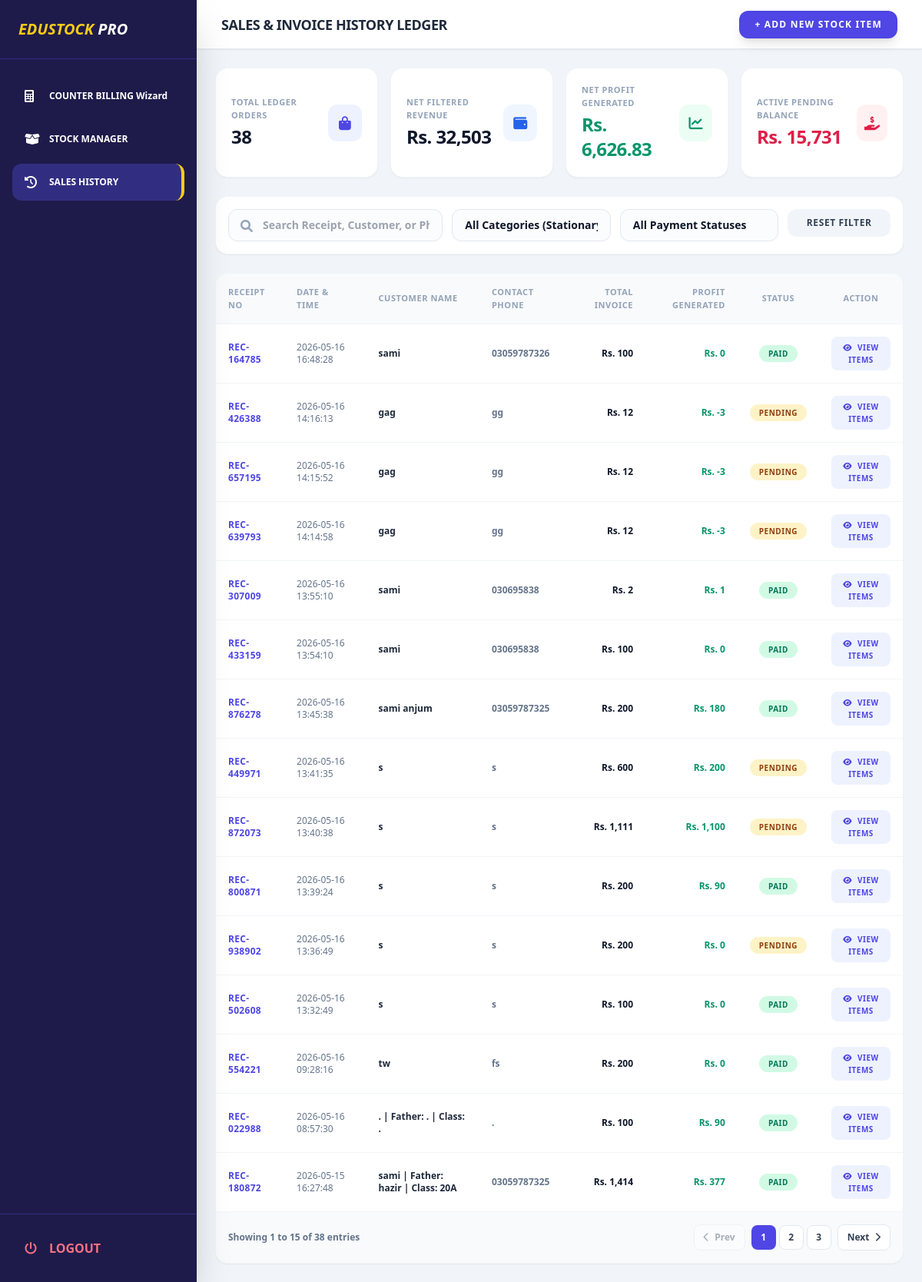
/sales (signed in), run on the app's committed database.
### tables this page shows
CREATE TABLE sales (
        id INTEGER PRIMARY KEY AUTOINCREMENT,
        customer_id INTEGER,
        receipt_number TEXT UNIQUE,
        total_amount REAL,
        profit REAL,
        payment_status TEXT, -- 'Paid' or 'Pending' (Udhaar)
        timestamp DATETIME DEFAULT CURRENT_TIMESTAMP
    , cash_paid REAL DEFAULT 0);

CREATE TABLE customers (id INTEGER PRIMARY KEY AUTOINCREMENT, name TEXT, phone TEXT, student_name TEXT);

### main.py (the view)
@app.get("/sales")
async def sales_page(request: Request):
    if not is_logged_in(request): return RedirectResponse(url="/login", status_code=303)
    conn = get_db()
    query = """
        SELECT s.id, s.receipt_number, s.total_amount, s.cash_paid, s.profit,
               s.payment_status, s.timestamp, c.name as customer_name, c.phone as customer_phone
        FROM sales s
        LEFT JOIN customers c ON s.customer_id = c.id
        ORDER BY s.id DESC
    """
    all_sales = conn.execute(query).fetchall()
    items_query = """
        SELECT si.sale_id, si.product_name, si.qty, si.price, p.category
        FROM sale_items si
        LEFT JOIN products p ON si.product_name = p.name
    """
    all_items = conn.execute(items_query).fetchall()
    conn.close()
    sales_items_map = {}
    for item in all_items:
        s_id = item['sale_id']
        if s_id not in sales_items_map:
            sales_items_map[s_id] = []
        sales_items_map[s_id].append(item)
    return templates.TemplateResponse(request, "sales.html", {
        "active_page": "sales",
        "sales": all_sales,
        "items_map": json.dumps(sales_items_map)
    })

### templates/sales.html (shortened to what this page needs)
{% extends "index.html" %}
{% block header_title %}Sales & Invoice History Ledger{% endblock %}
{% block page_content %}
<div class="space-y-6 text-slate-900 selection:bg-indigo-500 selection:text-white">
    <div class="grid grid-cols-1 sm:grid-cols-2 lg:grid-cols-4 gap-4">
        <div class="bg-white p-5 rounded-2xl shadow-sm border border-slate-100 flex items-center justify-between">
            <div>
                <span class="block text-[11px] font-black uppercase text-slate-400 tracking-wider">Total Ledger Orders</span>
                <span class="text-2xl font-black tracking-tight text-slate-900 mt-1 block" id="statTotalOrders">{{ sales|length }}</span>
            </div>
            <div class="w-12 h-12 rounded-xl bg-indigo-50 text-indigo-600 flex items-center justify-center text-lg">
                <i class="fas fa-shopping-bag"></i>
            </div>
        </div>
        <div class="bg-white p-5 rounded-2xl shadow-sm border border-slate-100 flex items-center justify-between">
            <div>
                <span class="block text-[11px] font-black uppercase text-slate-400 tracking-wider">Net Filtered Revenue</span>
                <span class="text-2xl font-black tracking-tight text-slate-900 mt-1 block" id="totalRevenueBox">Rs. 0</span>
            </div>
            <div class="w-12 h-12 rounded-xl bg-blue-50 text-blue-600 flex items-center justify-center text-lg">
                <i class="fas fa-wallet"></i>
            </div>
        </div>
        <div class="bg-white p-5 rounded-2xl shadow-sm border border-slate-100 flex items-center justify-between">
            <div>
                <span class="block text-[11px] font-black uppercase text-slate-400 tracking-wider">Net Profit Generated</span>
                <span class="text-2xl font-black tracking-tight text-emerald-600 mt-1 block" id="totalProfitBox">Rs. 0</span>
            </div>
            <div class="w-12 h-12 rounded-xl bg-emerald-50 text-emerald-600 flex items-center justify-center text-lg">
                <i class="fas fa-chart-line"></i>
            </div>
        </div>
        <div class="bg-white p-5 rounded-2xl shadow-sm border border-slate-100 flex items-center justify-between">
            <div>
                <span class="block text-[11px] font-black uppercase text-slate-400 tracking-wider">Active Pending Balance</span>
                <span class="text-2xl font-black tracking-tight text-rose-600 mt-1 block" id="totalPendingBox">Rs. 0</span>
            </div>
            <div class="w-12 h-12 rounded-xl bg-rose-50 text-rose-600 flex items-center justify-center text-lg">
                <i class="fas fa-hand-holding-usd"></i>
            </div>
        </div>
    </div>
    <div class="bg-white p-4 rounded-2xl shadow-sm border border-slate-100 space-y-4">
        <div class="grid grid-cols-1 md:grid-cols-12 gap-3">
            <div class="relative md:col-span-4">
                <i class="fas fa-search absolute left-4 top-3.5 text-slate-400"></i>
                <input type="text" id="salesSearch" onkeyup="handleFilterChange()" placeholder="Search Receipt, Customer, or Phone..." class="w-full pl-11 pr-4 py-2.5 rounded-xl border border-slate-200 focus:outline-none focus:border-indigo-600 font-bold text-sm bg-slate-50/50">
            </div>
            <div class="md:col-span-3">
                <select id="categoryFilter" onchange="handleFilterChange()" class="w-full px-4 py-2.5 rounded-xl border border-slate-200 focus:outline-none focus:border-indigo-600 font-bold text-sm bg-slate-50/50 appearance-none cursor-pointer">
                    <option value="ALL">All Categories (Stationary, Books, Notebooks)</option>
                </select>
            </div>
            <div class="md:col-span-3">
                <select id="statusFilter" onchange="handleFilterChange()" class="w-full px-4 py-2.5 rounded-xl border border-slate-200 focus:outline-none focus:border-indigo-600 font-bold text-sm bg-slate-50/50 appearance-none cursor-pointer">
                    <option value="ALL">All Payment Statuses</option>
                </select>
            </div>
            <div class="md:col-span-2">
                <button onclick="resetAllFilters()" class="w-full py-2.5 rounded-xl bg-slate-100 hover:bg-slate-200 text-slate-700 font-black text-xs uppercase tracking-wider transition-all">
                    Reset Filter
                </button>
            </div>
        </div>
    </div>
    <div class="bg-white rounded-2xl shadow-sm overflow-hidden border border-slate-100">
        <div class="overflow-x-auto">
            <table class="w-full text-left border-collapse" id="salesTableLedger">
                <thead>
                    <tr class="bg-slate-50 border-b border-slate-100 text-slate-400 text-[11px] font-black uppercase tracking-wider">
                        <th class="p-4">Receipt No</th>
                        <th class="p-4">Date & Time</th>
                        <th class="p-4">Customer Name</th>
                        <th class="p-4">Contact Phone</th>
                        <th class="p-4 text-right">Total Invoice</th>
                        <th class="p-4 text-right">Profit Generated</th>
                        <th class="p-4 text-center">Status</th>
                        <th class="p-4 text-center">Action</th>
                    </tr>
                </thead>
                <tbody class="divide-y divide-slate-100 font-bold text-xs text-slate-700" id="salesTableBody">
                    {% for sale in sales %}
                    <tr class="hover:bg-slate-50/80 transition-colors sales-row"
                        data-id="{{ sale.id }}"
                        data-revenue="{{ sale.total_amount }}"
                        data-profit="{{ sale.profit }}"
                        data-cash="{{ sale.cash_paid }}"
                        data-status="{{ sale.payment_status }}">
                        <td class="p-4 text-indigo-600 font-black tracking-wide">{{ sale.receipt_number }}</td>
                        <td class="p-4 text-slate-500 font-medium">{{ sale.timestamp }}</td>
                        <td class="p-4 font-black text-slate-800">{{ sale.customer_name if sale.customer_name else "Walk-in Customer" }}</td>
                        <td class="p-4 text-slate-500">{{ sale.customer_phone if sale.customer_phone else "N/A" }}</td>
                        <td class="p-4 text-right text-slate-900 font-black">Rs. {{ "{:,.0f}".format(sale.total_amount) }}</td>
                        <td class="p-4 text-right text-emerald-600 font-black">Rs. {{ "{:,.0f}".format(sale.profit) }}</td>
                        <td class="p-4 text-center">
                            <span class="px-3 py-1 rounded-full text-[10px] font-black uppercase tracking-wider {% if sale.payment_status == 'Paid' %}bg-emerald-100 text-emerald-700{% else %}bg-amber-100 text-amber-800{% endif %}">
                                {{ sale.payment_status }}
                            </span>
                        </td>
                        <td class="p-4 text-center">
                            <button onclick="viewInvoiceBreakdown({{ sale.id }}, '{{ sale.receipt_number }}', '{{ sale.customer_name }}', '{{ sale.customer_phone }}', {{ sale.total_amount }}, {{ sale.cash_paid }}, '{{ sale.timestamp }}')" class="bg-indigo-50 hover:bg-indigo-100 text-indigo-600 font-black px-3 py-1.5 rounded-lg transition text-[10px] uppercase tracking-wider">
                                <i class="fas fa-eye mr-1"></i> View Items
                            </button>
                        </td>
                    </tr>
                    {% endfor %}
                </tbody>
            </table>
        </div>
        <div class="p-4 bg-slate-50 border-t border-slate-100 flex flex-col sm:flex-row justify-between items-center gap-4 text-xs font-bold text-slate-500">
            <div id="paginationMetrics">Showing 0 to 0 of 0 entries</div>
            <div class="flex items-center gap-2">
                <button onclick="changeCurrentPage(-1)" id="btnPrevPage" class="px-3 py-2 rounded-lg bg-white border border-slate-200 text-slate-700 hover:bg-slate-100 disabled:opacity-40 font-black transition">
                    <i class="fas fa-chevron-left mr-1"></i> Prev
                </button>
                <div class="flex items-center gap-1" id="paginationNumbersContainer"></div>
                <button onclick="changeCurrentPage(1)" id="btnNextPage" class="px-3 py-2 rounded-lg bg-white border border-slate-200 text-slate-700 hover:bg-slate-100 disabled:opacity-40 font-black transition">
                    Next <i class="fas fa-chevron-right ml-1"></i>
                </button>
            </div>
        </div>
    </div>
</div>
{% endblock %}

### data on the page
sales: receipt_number "REC-164785", timestamp "2026-05-16 16:48:28", name "sami", phone "03059787326", total_amount "100", profit "0", payment_status "PAID"
sales: receipt_number "REC-426388", timestamp "2026-05-16 14:16:13", name "gag", phone "gg", total_amount "12", profit "-3", payment_status "PENDING"
sales: receipt_number "REC-657195", timestamp "2026-05-16 14:15:52", name "gag", phone "gg", total_amount "12", profit "-3", payment_status "PENDING"
sales: receipt_number "REC-639793", timestamp "2026-05-16 14:14:58", name "gag", phone "gg", total_amount "12", profit "-3", payment_status "PENDING"
sales: receipt_number "REC-307009", timestamp "2026-05-16 13:55:10", name "sami", phone "030695838", total_amount "2", profit "1", payment_status "PAID"
sales: receipt_number "REC-433159", timestamp "2026-05-16 13:54:10", name "sami", phone "030695838", total_amount "100", profit "0", payment_status "PAID"
sales: receipt_number "REC-876278", timestamp "2026-05-16 13:45:38", name "sami anjum", phone "03059787325", total_amount "200", profit "180", payment_status "PAID"
sales: receipt_number "REC-449971", timestamp "2026-05-16 13:41:35", name "s", phone "s", total_amount "600", profit "200", payment_status "PENDING"
sales: receipt_number "REC-872073", timestamp "2026-05-16 13:40:38", name "s", phone "s", total_amount "1,111", profit "1,100", payment_status "PENDING"
sales: receipt_number "REC-800871", timestamp "2026-05-16 13:39:24", name "s", phone "s", total_amount "200", profit "90", payment_status "PAID"
sales: receipt_number "REC-938902", timestamp "2026-05-16 13:36:49", name "s", phone "s", total_amount "200", profit "0", payment_status "PENDING"
sales: receipt_number "REC-502608", timestamp "2026-05-16 13:32:49", name "s", phone "s", total_amount "100", profit "0", payment_status "PAID"
sales: receipt_number "REC-554221", timestamp "2026-05-16 09:28:16", name "tw", phone "fs", total_amount "200", profit "0", payment_status "PAID"
sales: receipt_number "REC-022988", timestamp "2026-05-16 08:57:30", name ". | Father: . | Class: .", phone ".", total_amount "100", profit "90", payment_status "PAID"
sales: receipt_number "REC-180872", timestamp "2026-05-15 16:27:48", name "sami | Father: hazir | Class: 20A", phone "03059787325", total_amount "1,414", profit "377", payment_status "PAID"

### other printed values
{{ sales|length }} "38"
